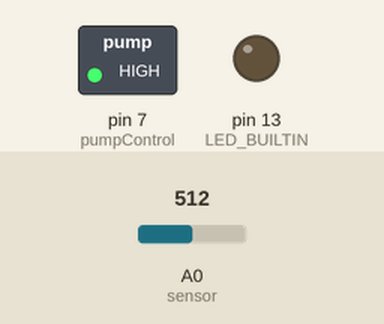
A sketch run on a simulated Arduino Uno, built with avr-gcc and run on an emulated ATmega328P. Shown: switched loads named in the sketch (green lamp = pin HIGH), output pins drawn as LEDs (lit = HIGH). The test bench sets the inputs (shaded band); at power-on: A0 (sensor) = 512. What the sketch prints to the serial monitor is not drawn.

Above: at 0.1 s.
At 5.1 s:
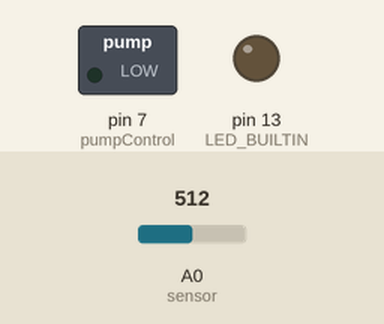
Timing chart, 0 to 6.6 s (numbered marks = the images above):
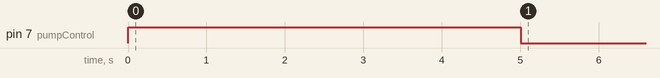

Measured:
- by itself, pin 7 (pumpControl): LOW → HIGH at 0.00 s, → LOW 5.0 s later

The sketch:

AutomaticWatering.ino
```cpp
// Every ten seconds take the average of three moisture sensor readings
// If average of readings is above watering threshold, turn on pump for five seconds

// assign pins
int sensor = 0;
int pumpControl = 7;

// time variables
unsigned long wateringTime = 0;
unsigned long daysPast = 0;
unsigned long conversion = (unsigned long) 1000 * 60 * 60 * 24;

// set threshold for watering
int wateringThreshold = 400;

// number of measurements to average
int numAve = 5;
int sum = 0;
int aveMeasurement = 0;

void setup() {
  Serial.begin(9600);

  // set up pins
  pinMode(sensor, INPUT);
  pinMode(pumpControl, OUTPUT);
  pinMode(LED_BUILTIN, OUTPUT);

  // set pump to off
  digitalWrite(pumpControl, LOW);
}

void loop() {
  // take the average of multiple measurements
  sum = 0;
  for (int i = 0; i < numAve; i++) {
    sum += analogRead(sensor);
  }
  aveMeasurement = sum / numAve;

  Serial.print("Sensor reading:\t");
  Serial.println(aveMeasurement);

  // compare average measurement to the watering threshold
  if (aveMeasurement >= wateringThreshold) {
    // turn the pump on for five seconds
    digitalWrite(pumpControl, HIGH);
    delay(5000);
    digitalWrite(pumpControl, LOW);
    // set the watering time
    wateringTime = millis();
    // wait 15 minutes
    delay(300000);
  }

  // calculate the days since last watered
  daysPast = (millis() - wateringTime) / conversion;

  Serial.print("Days since watering:\t");
  Serial.println(daysPast);

  // turn LED on if watered within one day
  if (daysPast < 1){
    digitalWrite(LED_BUILTIN, HIGH);
  }
  else{
    digitalWrite(LED_BUILTIN, LOW);
  }

  // display days since last watered by blinking LED
  for (int i = 0; i < daysPast; i++) {
    digitalWrite(LED_BUILTIN, HIGH);
    delay(100);
    digitalWrite(LED_BUILTIN, LOW);
    delay(100);
  }

  // wait 10 seconds
  delay(10000);
}
```
